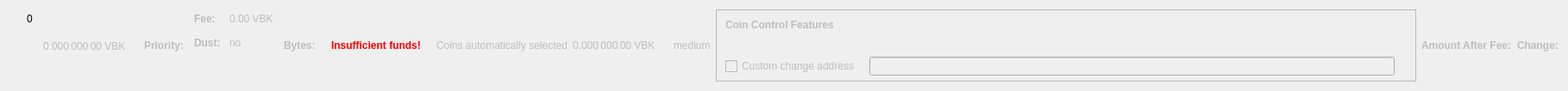
    <widget class="QWidget" name="dummyHideWidget" native="true">
     <property name="maximumSize">
      <size>
       <width>100</width>
       <height>22</height>
      </size>
     </property>
     <layout class="QHBoxLayout" name="dummyHideLayout">
      <item>
       <layout class="QFormLayout" name="formLayoutCoinControl1">
        <property name="horizontalSpacing">
         <number>10</number>
        </property>
        <property name="verticalSpacing">
         <number>14</number>
        </property>
        <property name="leftMargin">
         <number>10</number>
        </property>
        <property name="topMargin">
         <number>4</number>
        </property>
        <property name="rightMargin">
         <number>6</number>
        </property>
        <item row="0" column="1">
         <widget class="QLabel" name="labelCoinControlBytes">
          <property name="cursor">
           <cursorShape>IBeamCursor</cursorShape>
          </property>
          <property name="contextMenuPolicy">
           <enum>Qt::ActionsContextMenu</enum>
          </property>
          <property name="text">
           <string notr="true">0</string>
          </property>
          <property name="textInteractionFlags">
           <set>Qt::LinksAccessibleByMouse|Qt::TextSelectableByKeyboard|Qt::TextSelectableByMouse</set>
          </property>
         </widget>
        </item>
       </layout>
      </item>
      <item>
       <widget class="QLabel" name="labelCoinControlAfterFee">
        <property name="enabled">
         <bool>false</bool>
        </property>
        <property name="sizePolicy">
         <sizepolicy hsizetype="Fixed" vsizetype="Fixed">
          <horstretch>0</horstretch>
          <verstretch>0</verstretch>
         </sizepolicy>
        </property>
        <property name="minimumSize">
         <size>
          <width>111</width>
          <height>12</height>
         </size>
        </property>
        <property name="maximumSize">
         <size>
          <width>111</width>
          <height>12</height>
         </size>
        </property>
        <property name="cursor">
         <cursorShape>IBeamCursor</cursorShape>
        </property>
        <property name="contextMenuPolicy">
         <enum>Qt::ActionsContextMenu</enum>
        </property>
        <property name="text">
         <string notr="true">0.000 000 00 VBK</string>
        </property>
        <property name="textInteractionFlags">
         <set>Qt::LinksAccessibleByMouse|Qt::TextSelectableByKeyboard|Qt::TextSelectableByMouse</set>
        </property>
       </widget>
      </item>
      <item>
       <widget class="QLabel" name="labelCoinControlPriorityText">
        <property name="enabled">
         <bool>false</bool>
        </property>
        <property name="font">
         <font>
          <weight>75</weight>
          <bold>true</bold>
         </font>
        </property>
        <property name="text">
         <string>Priority:</string>
        </property>
       </widget>
      </item>
      <item>
       <layout class="QHBoxLayout" name="horizontalLayout"/>
      </item>
      <item>
       <layout class="QFormLayout" name="formLayoutCoinControl3">
        <property name="horizontalSpacing">
         <number>10</number>
        </property>
        <property name="verticalSpacing">
         <number>14</number>
        </property>
        <property name="leftMargin">
         <number>6</number>
        </property>
        <property name="topMargin">
         <number>4</number>
        </property>
        <property name="rightMargin">
         <number>6</number>
        </property>
        <item row="0" column="0">
         <widget class="QLabel" name="labelCoinControlFeeText">
          <property name="enabled">
           <bool>false</bool>
          </property>
          <property name="font">
           <font>
            <weight>75</weight>
            <bold>true</bold>
           </font>
          </property>
          <property name="text">
           <string>Fee:</string>
          </property>
          <property name="margin">
           <number>0</number>
          </property>
         </widget>
        </item>
        <item row="0" column="1">
         <widget class="QLabel" name="labelCoinControlFee">
          <property name="enabled">
           <bool>false</bool>
          </property>
          <property name="cursor">
           <cursorShape>IBeamCursor</cursorShape>
          </property>
          <property name="contextMenuPolicy">
           <enum>Qt::ActionsContextMenu</enum>
          </property>
          <property name="text">
           <string notr="true">0.00 VBK</string>
          </property>
          <property name="textInteractionFlags">
           <set>Qt::LinksAccessibleByMouse|Qt::TextSelectableByKeyboard|Qt::TextSelectableByMouse</set>
          </property>
         </widget>
        </item>
        <item row="1" column="0">
         <widget class="QLabel" name="labelCoinControlLowOutputText">
          <property name="enabled">
           <bool>false</bool>
          </property>
          <property name="font">
           <font>
            <weight>75</weight>
            <bold>true</bold>
           </font>
          </property>
          <property name="text">
           <string>Dust:</string>
          </property>
         </widget>
        </item>
        <item row="1" column="1">
         <widget class="QLabel" name="labelCoinControlLowOutput">
          <property name="enabled">
           <bool>false</bool>
          </property>
          <property name="cursor">
           <cursorShape>IBeamCursor</cursorShape>
          </property>
          <property name="contextMenuPolicy">
           <enum>Qt::ActionsContextMenu</enum>
          </property>
          <property name="text">
           <string>no</string>
          </property>
          <property name="textInteractionFlags">
           <set>Qt::LinksAccessibleByMouse|Qt::TextSelectableByKeyboard|Qt::TextSelectableByMouse</set>
          </property>
         </widget>
        </item>
       </layout>
      </item>
      <item>
       <widget class="QLabel" name="labelCoinControlBytesText">
        <property name="enabled">
         <bool>false</bool>
        </property>
        <property name="font">
         <font>
          <weight>75</weight>
          <bold>true</bold>
         </font>
        </property>
        <property name="text">
         <string>Bytes:</string>
        </property>
       </widget>
      </item>
      <item>
       <layout class="QFormLayout" name="formLayoutCoinControl2">
        <property name="horizontalSpacing">
         <number>10</number>
        </property>
        <property name="verticalSpacing">
         <number>14</number>
        </property>
        <property name="leftMargin">
         <number>6</number>
        </property>
        <property name="topMargin">
         <number>4</number>
        </property>
        <property name="rightMargin">
         <number>6</number>
        </property>
       </layout>
      </item>
      <item>
       <layout class="QHBoxLayout" name="horizontalLayoutCoinControl2">
        <property name="spacing">
         <number>8</number>
        </property>
        <property name="bottomMargin">
         <number>10</number>
        </property>
       </layout>
      </item>
      <item>
       <widget class="QLabel" name="labelCoinControlInsuffFunds">
        <property name="enabled">
         <bool>false</bool>
        </property>
        <property name="minimumSize">
         <size>
          <width>0</width>
          <height>0</height>
         </size>
        </property>
        <property name="font">
         <font>
          <weight>75</weight>
          <bold>true</bold>
         </font>
        </property>
        <property name="styleSheet">
         <string notr="true">color:red;font-weight:bold;</string>
        </property>
        <property name="text">
         <string>Insufficient funds!</string>
        </property>
        <property name="margin">
         <number>5</number>
        </property>
       </widget>
      </item>
      <item>
       <layout class="QFormLayout" name="formLayoutCoinControl4">
        <property name="horizontalSpacing">
         <number>10</number>
        </property>
        <property name="verticalSpacing">
         <number>14</number>
        </property>
        <property name="leftMargin">
         <number>6</number>
        </property>
        <property name="topMargin">
         <number>4</number>
        </property>
        <property name="rightMargin">
         <number>6</number>
        </property>
       </layout>
      </item>
      <item>
       <widget class="QLabel" name="labelCoinControlAutomaticallySelected">
        <property name="enabled">
         <bool>false</bool>
        </property>
        <property name="sizePolicy">
         <sizepolicy hsizetype="Fixed" vsizetype="Fixed">
          <horstretch>0</horstretch>
          <verstretch>0</verstretch>
         </sizepolicy>
        </property>
        <property name="minimumSize">
         <size>
          <width>0</width>
          <height>0</height>
         </size>
        </property>
        <property name="maximumSize">
         <size>
          <width>240</width>
          <height>16777215</height>
         </size>
        </property>
        <property name="text">
         <string>Coins automatically selected</string>
        </property>
        <property name="margin">
         <number>5</number>
        </property>
       </widget>
      </item>
      <item>
       <widget class="QLabel" name="labelCoinControlChange">
        <property name="enabled">
         <bool>false</bool>
        </property>
        <property name="sizePolicy">
         <sizepolicy hsizetype="Fixed" vsizetype="Fixed">
          <horstretch>0</horstretch>
          <verstretch>0</verstretch>
         </sizepolicy>
        </property>
        <property name="minimumSize">
         <size>
          <width>111</width>
          <height>0</height>
         </size>
        </property>
        <property name="maximumSize">
         <size>
          <width>111</width>
          <height>16777215</height>
         </size>
        </property>
        <property name="cursor">
         <cursorShape>IBeamCursor</cursorShape>
        </property>
        <property name="contextMenuPolicy">
         <enum>Qt::ActionsContextMenu</enum>
        </property>
        <property name="text">
         <string notr="true">0.000 000 00 VBK</string>
        </property>
        <property name="textInteractionFlags">
         <set>Qt::LinksAccessibleByMouse|Qt::TextSelectableByKeyboard|Qt::TextSelectableByMouse</set>
        </property>
       </widget>
      </item>
      <item>
       <widget class="QLabel" name="labelCoinControlPriority">
        <property name="enabled">
         <bool>false</bool>
        </property>
        <property name="cursor">
         <cursorShape>IBeamCursor</cursorShape>
        </property>
        <property name="contextMenuPolicy">
         <enum>Qt::ActionsContextMenu</enum>
        </property>
        <property name="text">
         <string>medium</string>
        </property>
        <property name="textInteractionFlags">
         <set>Qt::LinksAccessibleByMouse|Qt::TextSelectableByKeyboard|Qt::TextSelectableByMouse</set>
        </property>
       </widget>
      </item>
      <item>
       <widget class="QFrame" name="frameCoinControl">
        <property name="sizePolicy">
         <sizepolicy hsizetype="Expanding" vsizetype="Expanding">
          <horstretch>0</horstretch>
          <verstretch>0</verstretch>
         </sizepolicy>
        </property>
        <property name="maximumSize">
         <size>
          <width>16777215</width>
          <height>16777215</height>
         </size>
        </property>
        <property name="frameShape">
         <enum>QFrame::StyledPanel</enum>
        </property>
        <property name="frameShadow">
         <enum>QFrame::Sunken</enum>
        </property>
        <layout class="QVBoxLayout" name="verticalLayoutCoinControl2_2">
         <property name="spacing">
          <number>0</number>
         </property>
         <property name="leftMargin">
          <number>0</number>
         </property>
         <property name="topMargin">
          <number>0</number>
         </property>
         <property name="rightMargin">
          <number>0</number>
         </property>
         <property name="bottomMargin">
          <number>6</number>
         </property>
         <item>
          <layout class="QVBoxLayout" name="verticalLayoutCoinControl" stretch="0,0,0,1">
           <property name="spacing">
            <number>0</number>
           </property>
           <property name="leftMargin">
            <number>10</number>
           </property>
           <property name="topMargin">
            <number>10</number>
           </property>
           <item>
            <layout class="QHBoxLayout" name="horizontalLayoutCoinControl1">
             <property name="bottomMargin">
              <number>15</number>
             </property>
             <item>
              <widget class="QLabel" name="labelCoinControlFeatures">
               <property name="enabled">
                <bool>false</bool>
               </property>
               <property name="sizePolicy">
                <sizepolicy hsizetype="Preferred" vsizetype="Maximum">
                 <horstretch>0</horstretch>
                 <verstretch>0</verstretch>
                </sizepolicy>
               </property>
               <property name="font">
                <font>
                 <weight>75</weight>
                 <bold>true</bold>
                </font>
               </property>
               <property name="styleSheet">
                <string notr="true">font-weight:bold;</string>
               </property>
               <property name="text">
                <string>Coin Control Features</string>
               </property>
              </widget>
             </item>
            </layout>
           </item>
           <item>
            <widget class="QWidget" name="widgetCoinControl" native="true">
             <property name="sizePolicy">
              <sizepolicy hsizetype="Preferred" vsizetype="Preferred">
               <horstretch>0</horstretch>
               <verstretch>0</verstretch>
              </sizepolicy>
             </property>
             <property name="minimumSize">
              <size>
               <width>0</width>
               <height>0</height>
              </size>
             </property>
             <property name="styleSheet">
              <string notr="true"/>
             </property>
             <layout class="QHBoxLayout" name="horizontalLayoutCoinControl5_2">
              <property name="leftMargin">
               <number>0</number>
              </property>
              <property name="topMargin">
               <number>0</number>
              </property>
              <property name="rightMargin">
               <number>0</number>
              </property>
              <property name="bottomMargin">
               <number>0</number>
              </property>
              <item>
               <layout class="QHBoxLayout" name="horizontalLayoutCoinControl3">
                <property name="spacing">
                 <number>20</number>
                </property>
                <property name="topMargin">
                 <number>0</number>
                </property>
                <property name="bottomMargin">
                 <number>10</number>
                </property>
               </layout>
              </item>
             </layout>
            </widget>
           </item>
           <item>
            <layout class="QHBoxLayout" name="horizontalLayoutCoinControl4" stretch="0,0,0">
             <property name="spacing">
              <number>12</number>
             </property>
             <property name="sizeConstraint">
              <enum>QLayout::SetDefaultConstraint</enum>
             </property>
             <property name="topMargin">
              <number>5</number>
             </property>
             <property name="rightMargin">
              <number>5</number>
             </property>
             <item>
              <widget class="QCheckBox" name="checkBoxCoinControlChange">
               <property name="enabled">
                <bool>false</bool>
               </property>
               <property name="toolTip">
                <string>If this is activated, but the change address is empty or invalid, change will be sent to a newly generated address.</string>
               </property>
               <property name="text">
                <string>Custom change address</string>
               </property>
              </widget>
             </item>
             <item>
              <widget class="QValidatedLineEdit" name="lineEditCoinControlChange">
               <property name="enabled">
                <bool>false</bool>
               </property>
               <property name="sizePolicy">
                <sizepolicy hsizetype="Expanding" vsizetype="Fixed">
                 <horstretch>0</horstretch>
                 <verstretch>0</verstretch>
                </sizepolicy>
               </property>
              </widget>
             </item>
             <item>
              <widget class="QLabel" name="labelCoinControlChangeLabel_2">
               <property name="sizePolicy">
                <sizepolicy hsizetype="Preferred" vsizetype="Expanding">
                 <horstretch>0</horstretch>
                 <verstretch>0</verstretch>
                </sizepolicy>
               </property>
               <property name="minimumSize">
                <size>
                 <width>0</width>
                 <height>0</height>
                </size>
               </property>
               <property name="text">
                <string/>
               </property>
               <property name="margin">
                <number>3</number>
               </property>
              </widget>
             </item>
            </layout>
           </item>
           <item>
            <spacer name="verticalSpacerCoinControl">
             <property name="orientation">
              <enum>Qt::Vertical</enum>
             </property>
             <property name="sizeHint" stdset="0">
              <size>
               <width>800</width>
               <height>1</height>
              </size>
             </property>
            </spacer>
           </item>
          </layout>
         </item>
        </layout>
       </widget>
      </item>
      <item>
       <widget class="QLabel" name="labelCoinControlAfterFeeText">
        <property name="enabled">
         <bool>false</bool>
        </property>
        <property name="minimumSize">
         <size>
          <width>0</width>
          <height>0</height>
         </size>
        </property>
        <property name="maximumSize">
         <size>
          <width>16777215</width>
          <height>16777215</height>
         </size>
        </property>
        <property name="font">
         <font>
          <weight>75</weight>
          <bold>true</bold>
         </font>
        </property>
        <property name="text">
         <string>Amount After Fee:</string>
        </property>
        <property name="alignment">
         <set>Qt::AlignLeading|Qt::AlignLeft|Qt::AlignVCenter</set>
        </property>
        <property name="margin">
         <number>0</number>
        </property>
       </widget>
      </item>
      <item>
       <widget class="QLabel" name="labelCoinControlChangeText">
        <property name="enabled">
         <bool>false</bool>
        </property>
        <property name="sizePolicy">
         <sizepolicy hsizetype="Preferred" vsizetype="Preferred">
          <horstretch>0</horstretch>
          <verstretch>0</verstretch>
         </sizepolicy>
        </property>
        <property name="minimumSize">
         <size>
          <width>0</width>
          <height>0</height>
         </size>
        </property>
        <property name="maximumSize">
         <size>
          <width>16777215</width>
          <height>16777215</height>
         </size>
        </property>
        <property name="font">
         <font>
          <weight>75</weight>
          <bold>true</bold>
         </font>
        </property>
        <property name="text">
         <string>Change:</string>
        </property>
        <property name="alignment">
         <set>Qt::AlignLeading|Qt::AlignLeft|Qt::AlignVCenter</set>
        </property>
       </widget>
      </item>
     </layout>
    </widget>
